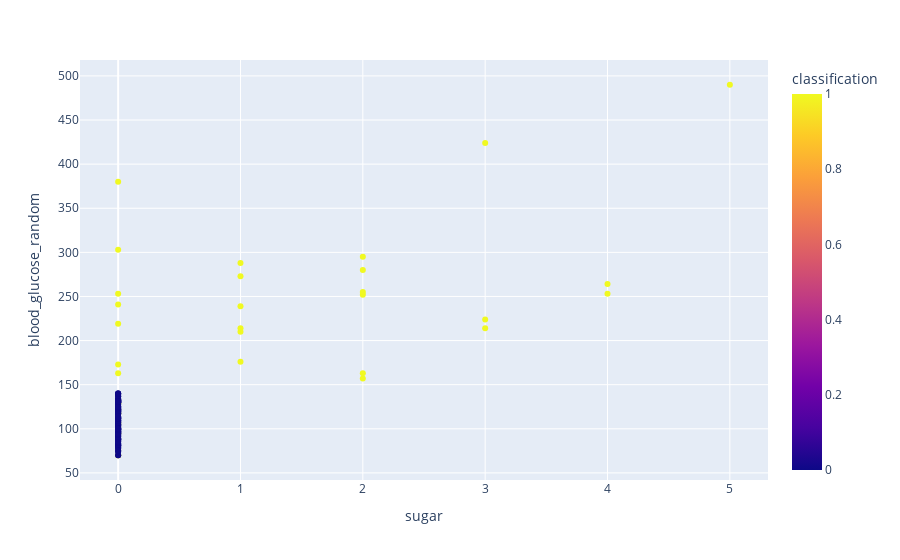

Notebook code cell kept with this figure:
### Code cell
fig5 = px.scatter(machine_ready_values, x="sugar", y="blood_glucose_random", color="classification", 
                 hover_data=machine_ready_values.columns)
fig5.show()

### Figure 1 — Plotly figure (JSON) as saved in the notebook; plotly's stock layout.template omitted (floating-point values rounded to 4 significant figures; data arrays with more than 128 entries replaced by an {"elided": "..."} marker saying what was removed)
{"data": [{"customdata": {"elided": "158x23 mixed values"}, "hovertemplate": "sugar=%{x}<br>blood_glucose_random=%{y}<br>age=%{customdata[0]}<br>blood_pressure=%{customdata[1]}<br>specific_gravity=%{customdata[2]}<br>albumin=%{customdata[3]}<br>red_blood_cells=%{customdata[4]}<br>pus_cell=%{customdata[5]}<br>pus_cell_clumps=%{customdata[6]}<br>bacteria=%{customdata[7]}<br>blood_urea=%{customdata[8]}<br>serum_creatinine=%{customdata[9]}<br>sodium=%{customdata[10]}<br>potassium=%{customdata[11]}<br>hemoglobin=%{customdata[12]}<br>packed_cell_volume=%{customdata[13]}<br>white_blood_cell_count=%{customdata[14]}<br>red_blood_cell_count=%{customdata[15]}<br>hypertension=%{customdata[16]}<br>diabetes_mellitus=%{customdata[17]}<br>coronary_artery_disease=%{customdata[18]}<br>appetite=%{customdata[19]}<br>pedal_edema=%{customdata[20]}<br>anemia=%{customdata[21]}<br>classification=%{marker.color}<extra></extra>", "legendgroup": "", "marker": {"color": {"elided": "158 int values"}, "coloraxis": "coloraxis", "symbol": "circle"}, "mode": "markers", "name": "", "orientation": "v", "showlegend": false, "type": "scatter", "x": {"elided": "158 int values"}, "xaxis": "x", "y": {"elided": "158 int values"}, "yaxis": "y"}], "layout": {"coloraxis": {"colorbar": {"title": {"text": "classification"}}, "colorscale": [[0, "#0d0887"], [0.1111, "#46039f"], [0.2222, "#7201a8"], [0.3333, "#9c179e"], [0.4444, "#bd3786"], [0.5556, "#d8576b"], [0.6667, "#ed7953"], [0.7778, "#fb9f3a"], [0.8889, "#fdca26"], [1, "#f0f921"]]}, "legend": {"tracegroupgap": 0}, "margin": {"t": 60}, "xaxis": {"anchor": "y", "domain": [0, 1], "title": {"text": "sugar"}}, "yaxis": {"anchor": "x", "domain": [0, 1], "title": {"text": "blood_glucose_random"}}}}
